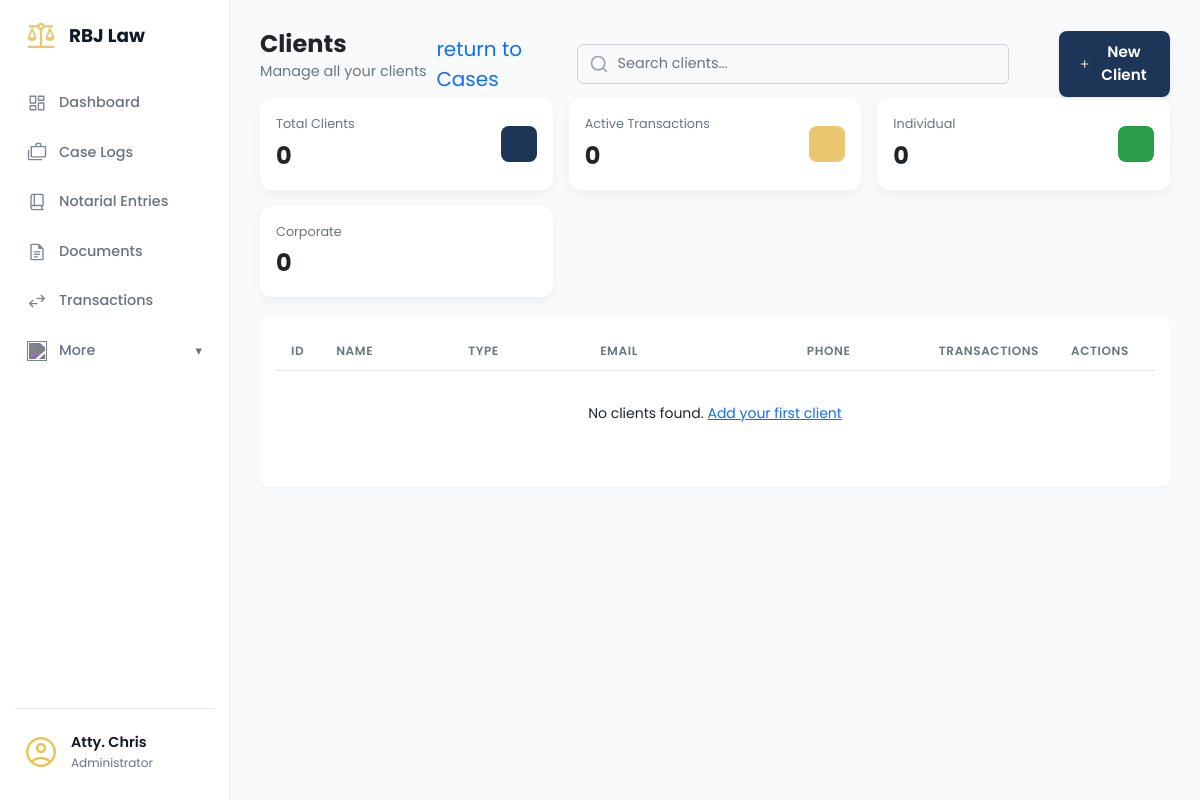
The app's page /clients/ (signed in), older data.
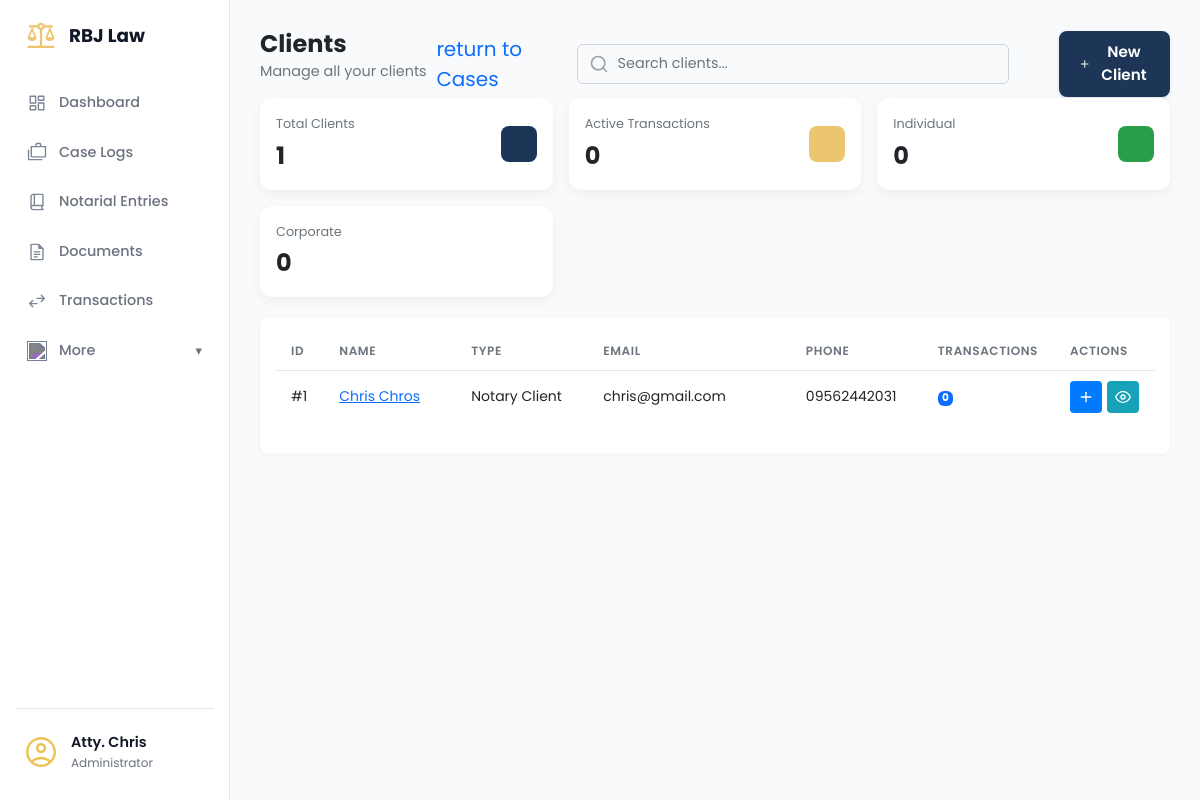
The same page, newer data.
### app/models/client_mdl.py (models this page shows, shortened)
class Client(db.Model):
    __tablename__ = 'clients'
    id = db.Column(db.Integer, primary_key=True)
    client_first_name = db.Column(db.String(100), nullable=False)
    client_last_name = db.Column(db.String(100), nullable=False)
    client_address = db.Column(db.String(255), nullable=False)
    client_email = db.Column(db.String(120), nullable=False, unique=True)
    client_phone = db.Column(db.String(50))
    client_role = db.Column(db.String(50))
    notes = db.Column(db.Text)
    transaction_items = db.relationship('TransactionItem', backref='client', lazy=True)
    @property
    def full_name(self):
        return f"{self.client_first_name} {self.client_last_name}"

### app/routes/clients_routes.py (the view)
@clients_bp.route('/')
@login_required
def clients_page():
    clients = get_all_clients()
    return render_template('clients_page.html', clients=clients)

### app/services/client_service.py (called while the page is built)
def get_all_clients():
    return Client.query.all()

### app/templates/clients_page.html (shortened to what the changed rows need)
{% extends "base.html" %}
{% block content %}
<main class="dashboard-content">
    <header class="dashboard-header">
        <div>
            <h1>Clients </h1>
        </div>
    </header>
    <section class="dashboard-cards">
        <div class="data-card data-card--sm">
            <div class="data-card__info">
                <span class="data-card__title">Total Clients</span>
                <span class="data-card__value">{{ clients|length }}</span>
            </div>
        </div>
                    {% set total_transactions = [] %}
                    {% set individual_count = [] %}
                    {% set corporate_count = [] %}
    </section>
    <section class="dashboard-panels-bottom dashboard-panels-bottom--single">
        <div class="panel-card" style="width: 100%;">
            <div class="table-wrapper panel-card__body">
                <table class="table client-table">
                    <colgroup>
                    </colgroup>
                    <thead>
                        <tr>
                            <th data-sort-key="id">ID</th>
                            <th data-sort-key="name">Name</th>
                            <th data-sort-key="type">Type</th>
                            <th data-sort-key="email">Email</th>
                            <th data-sort-key="phone">Phone</th>
                            <th data-sort-key="transactions">Transactions</th>
                            <th>Actions</th>
                        </tr>
                    </thead>
                    <tbody>
                        {% for client in clients %}
                        <tr>
                            <td>#{{ client.id }}</td>
                            <td>
                                <a href="#" class="table-link">{{ client.full_name }}</a>
                            </td>
                            <td>{{ client.client_role or 'Individual' }}</td>
                            <td>{{ client.client_email }}</td>
                            <td>{{ client.client_phone or 'N/A' }}</td>
                            <td>
                                <span class="badge bg-primary">{{ client.transaction_items|length }}</span>
                            </td>
                            <td>
                                <div class="action-buttons" style="justify-content: start;">
                                    <a href="{{ url_for('case.create_case') }}" class="btn-action btn-action--primary"
                                        title="New Case">
                                        <svg xmlns="http://www.w3.org/2000/svg" width="16" height="16"
                                            viewBox="0 0 24 24" fill="none" stroke="currentColor" stroke-width="2"
                                            stroke-linecap="round" stroke-linejoin="round">
                                            <line x1="12" y1="5" x2="12" y2="19"></line>
                                            <line x1="5" y1="12" x2="19" y2="12"></line>
                                        </svg>
                                    </a>
                                    <a href="#" class="btn-action btn-action--info" title="View Details">
                                        <svg xmlns="http://www.w3.org/2000/svg" width="16" height="16"
                                            viewBox="0 0 24 24" fill="none" stroke="currentColor" stroke-width="2"
                                            stroke-linecap="round" stroke-linejoin="round">
                                            <path d="M1 12s4-8 11-8 11 8 11 8-4 8-11 8-11-8-11-8z"></path>
                                            <circle cx="12" cy="12" r="3"></circle>
                                        </svg>
                                    </a>
                                </div>
                            </td>
                        </tr>
                        {% else %}
                        <tr>
                            <td colspan="7" style="text-align: center; padding: 2rem;">
                                No clients found. <a href="{{ url_for('clients.new_client_form') }}">Add your first
                                    client</a>
                            </td>
                        </tr>
                        {% endfor %}
                    </tbody>
                </table>
            </div>
        </div>
    </section>
</main>
{% endblock content %}

Row changes from the older to the newer data that the page shows:
added Client: id "1", full_name "Chris Chros", client_role "Notary Client", client_email "chris@gmail.com", client_phone "09562442031", transaction_items|length "0"
Text that changed along with them:
{{ clients|length }}: "0" → "1"
text no longer shown: "No clients found. Add your first client"
